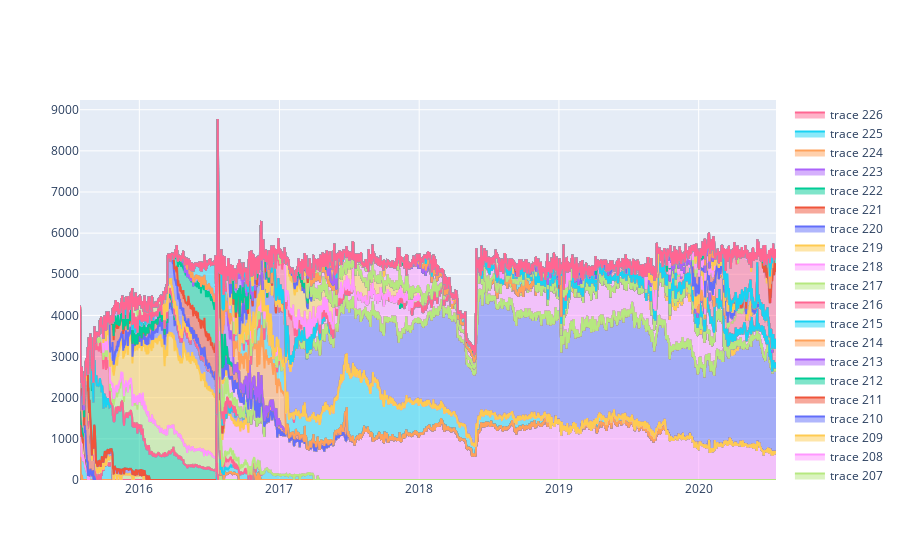

Source (notebook cell):
### Code cell
for index, miner in enumerate(miner_series):
    miner_reward_by_date = top_miners_by_date.loc[top_miners_by_date['miner'] == miner]
    miner_reward = miner_reward_by_date['total_block_reward']
    miner_date = miner_reward_by_date['date']
    trace = dict(
        x=miner_date,
        y=miner_reward,
        mode='lines',
        stackgroup='one'
    )
    traces.append(trace)
fig = dict(data=traces)

iplot(fig)
